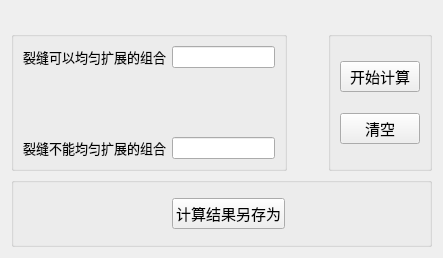
<?xml version="1.0" encoding="UTF-8"?>
<ui version="4.0">
 <class>Form</class>
 <widget class="QWidget" name="Form">
  <property name="geometry">
   <rect>
    <x>0</x>
    <y>0</y>
    <width>443</width>
    <height>258</height>
   </rect>
  </property>
  <property name="windowTitle">
   <string>输出结果</string>
  </property>
  <layout class="QVBoxLayout" name="verticalLayout" stretch="0,2,1">
   <item>
    <widget class="QLabel" name="label">
     <property name="text">
      <string/>
     </property>
    </widget>
   </item>
   <item>
    <layout class="QHBoxLayout" name="horizontalLayout_2">
     <item>
      <widget class="QGroupBox" name="groupBox">
       <property name="title">
        <string/>
       </property>
       <property name="flat">
        <bool>false</bool>
       </property>
       <layout class="QFormLayout" name="formLayout">
        <item row="0" column="0">
         <widget class="QLabel" name="label_2">
          <property name="font">
           <font>
            <pointsize>10</pointsize>
           </font>
          </property>
          <property name="text">
           <string>裂缝可以均匀扩展的组合</string>
          </property>
         </widget>
        </item>
        <item row="0" column="1">
         <widget class="QLineEdit" name="lineEdit_1">
          <property name="dragEnabled">
           <bool>true</bool>
          </property>
          <property name="readOnly">
           <bool>true</bool>
          </property>
         </widget>
        </item>
        <item row="3" column="0">
         <widget class="QLabel" name="label_3">
          <property name="font">
           <font>
            <pointsize>10</pointsize>
           </font>
          </property>
          <property name="text">
           <string>裂缝不能均匀扩展的组合</string>
          </property>
         </widget>
        </item>
        <item row="3" column="1">
         <widget class="QLineEdit" name="lineEdit_2">
          <property name="readOnly">
           <bool>true</bool>
          </property>
         </widget>
        </item>
        <item row="1" column="0">
         <spacer name="verticalSpacer">
          <property name="orientation">
           <enum>Qt::Vertical</enum>
          </property>
          <property name="sizeHint" stdset="0">
           <size>
            <width>20</width>
            <height>40</height>
           </size>
          </property>
         </spacer>
        </item>
       </layout>
      </widget>
     </item>
     <item>
      <spacer name="horizontalSpacer_3">
       <property name="orientation">
        <enum>Qt::Horizontal</enum>
       </property>
       <property name="sizeHint" stdset="0">
        <size>
         <width>40</width>
         <height>20</height>
        </size>
       </property>
      </spacer>
     </item>
     <item>
      <widget class="QGroupBox" name="groupBox_3">
       <property name="title">
        <string/>
       </property>
       <layout class="QVBoxLayout" name="verticalLayout_2">
        <item>
         <widget class="QPushButton" name="pushButton_1">
          <property name="font">
           <font>
            <pointsize>11</pointsize>
           </font>
          </property>
          <property name="text">
           <string>开始计算</string>
          </property>
         </widget>
        </item>
        <item>
         <widget class="QPushButton" name="pushButton">
          <property name="font">
           <font>
            <pointsize>11</pointsize>
           </font>
          </property>
          <property name="text">
           <string>清空</string>
          </property>
         </widget>
        </item>
       </layout>
      </widget>
     </item>
    </layout>
   </item>
   <item>
    <widget class="QGroupBox" name="groupBox_2">
     <property name="title">
      <string/>
     </property>
     <layout class="QHBoxLayout" name="horizontalLayout">
      <item>
       <widget class="QLabel" name="label_4">
        <property name="text">
         <string/>
        </property>
       </widget>
      </item>
      <item>
       <spacer name="horizontalSpacer">
        <property name="orientation">
         <enum>Qt::Horizontal</enum>
        </property>
        <property name="sizeHint" stdset="0">
         <size>
          <width>40</width>
          <height>20</height>
         </size>
        </property>
       </spacer>
      </item>
      <item>
       <widget class="QPushButton" name="pushButton_2">
        <property name="font">
         <font>
          <pointsize>11</pointsize>
         </font>
        </property>
        <property name="text">
         <string>计算结果另存为</string>
        </property>
       </widget>
      </item>
      <item>
       <spacer name="horizontalSpacer_2">
        <property name="orientation">
         <enum>Qt::Horizontal</enum>
        </property>
        <property name="sizeHint" stdset="0">
         <size>
          <width>40</width>
          <height>20</height>
         </size>
        </property>
       </spacer>
      </item>
     </layout>
    </widget>
   </item>
  </layout>
 </widget>
 <resources/>
 <connections>
  <connection>
   <sender>pushButton_1</sender>
   <signal>clicked()</signal>
   <receiver>Form</receiver>
   <slot>calculate()</slot>
   <hints>
    <hint type="sourcelabel">
     <x>373</x>
     <y>70</y>
    </hint>
    <hint type="destinationlabel">
     <x>354</x>
     <y>23</y>
    </hint>
   </hints>
  </connection>
  <connection>
   <sender>pushButton</sender>
   <signal>clicked()</signal>
   <receiver>Form</receiver>
   <slot>clear_all()</slot>
   <hints>
    <hint type="sourcelabel">
     <x>356</x>
     <y>123</y>
    </hint>
    <hint type="destinationlabel">
     <x>268</x>
     <y>5</y>
    </hint>
   </hints>
  </connection>
  <connection>
   <sender>pushButton_2</sender>
   <signal>clicked()</signal>
   <receiver>Form</receiver>
   <slot>save_file()</slot>
   <hints>
    <hint type="sourcelabel">
     <x>231</x>
     <y>206</y>
    </hint>
    <hint type="destinationlabel">
     <x>38</x>
     <y>27</y>
    </hint>
   </hints>
  </connection>
 </connections>
 <slots>
  <slot>clear_all()</slot>
  <slot>calculate()</slot>
  <slot>save_file()</slot>
 </slots>
</ui>
